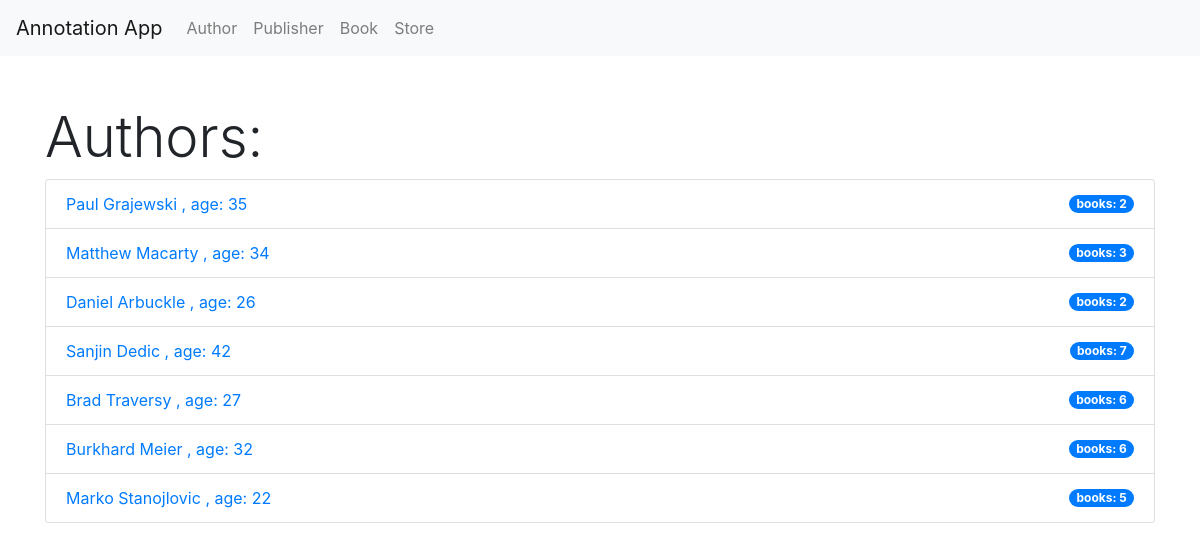
Page /author/ on the committed database.
### book_app/models.py (models this page shows, shortened)
class Author(models.Model):
    name = models.CharField(max_length=100)
    age = models.IntegerField()

### book_app/views.py (the view)
# urls.py: path('author/', views.AuthorList.as_view(), name='author'),
class AuthorList(ListView):
    model = Author
    template_name = 'book_app/author.html'
    context_object_name = 'authors'

### book_app/templates/book_app/author.html
{% extends "base.html" %}
{% block content %}
<h1 class="display-4 mt-5">Authors:</h1>
<ul class="list-group">
    {% for author in authors %}
        <li class="list-group-item d-flex justify-content-between align-items-center">
            <a href={% url 'author_detail' pk=author.pk %} class="card-link ml-0">{{ author.name }} , age: {{ author.age }}</a>
          <span class="badge badge-primary badge-pill"> books: {{ author.book_set.all|length }}</span>
        </li>
    {% endfor %}
</ul>
{% endblock %}

### book_app/templates/base.html (shortened to what this page needs)
{% load static %}
<!doctype html>
<html lang="en">
  <head>
    <link rel="stylesheet" href="https://stackpath.bootstrapcdn.com/bootstrap/4.3.1/css/bootstrap.min.css">
  </head>
  <body>
      <nav class="navbar navbar-expand-lg navbar-light bg-light">
          <a class="navbar-brand" href={% url 'home' %}>Annotation App</a>
          <div class="collapse navbar-collapse" id="navbarSupportedContent">
            <ul class="navbar-nav mr-auto">
              <li class="nav-item">
                <a class="nav-link" href={% url 'author' %}>Author</a>
              </li>
              <li class="nav-item">
                <a class="nav-link" href={% url 'publishers' %}>Publisher</a>
              </li>
              <li class="nav-item">
                <a class="nav-link" href={% url 'books' %}>Book</a>
              </li>
              <li class="nav-item">
                <a class="nav-link" href={% url 'stores' %}>Store</a>
              </li>
            </ul>
          </div>
        </nav>
    <div class="container">
        <div class="row">
               <div class="col-sm">
                   {% block content %}
                   {% endblock %}
               </div>
        </div>
    </div>
  </body>
</html>

### rows in the picture
Author: name "Paul Grajewski", age "35", book_set.all|length "2"
Author: name "Matthew Macarty", age "34", book_set.all|length "3"
Author: name "Daniel Arbuckle", age "26", book_set.all|length "2"
Author: name "Sanjin Dedic", age "42", book_set.all|length "7"
Author: name "Brad Traversy", age "27", book_set.all|length "6"
Author: name "Burkhard Meier", age "32", book_set.all|length "6"
Author: name "Marko Stanojlovic", age "22", book_set.all|length "5"
